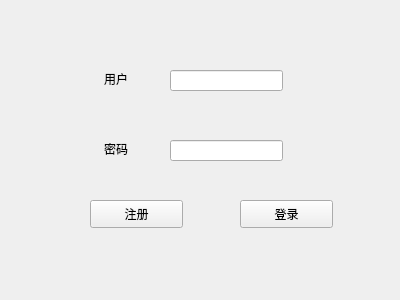
<?xml version="1.0" encoding="UTF-8"?>
<ui version="4.0">
 <class>Widget</class>
 <widget class="QWidget" name="Widget">
  <property name="geometry">
   <rect>
    <x>0</x>
    <y>0</y>
    <width>400</width>
    <height>300</height>
   </rect>
  </property>
  <property name="windowTitle">
   <string>Widget</string>
  </property>
  <widget class="QLabel" name="label">
   <property name="geometry">
    <rect>
     <x>80</x>
     <y>70</y>
     <width>72</width>
     <height>15</height>
    </rect>
   </property>
   <property name="text">
    <string>&lt;html&gt;&lt;head/&gt;&lt;body&gt;&lt;p align=&quot;center&quot;&gt;用户&lt;/p&gt;&lt;/body&gt;&lt;/html&gt;</string>
   </property>
  </widget>
  <widget class="QLabel" name="label_2">
   <property name="geometry">
    <rect>
     <x>80</x>
     <y>140</y>
     <width>72</width>
     <height>15</height>
    </rect>
   </property>
   <property name="text">
    <string>&lt;html&gt;&lt;head/&gt;&lt;body&gt;&lt;p align=&quot;center&quot;&gt;密码&lt;/p&gt;&lt;/body&gt;&lt;/html&gt;</string>
   </property>
  </widget>
  <widget class="QLineEdit" name="userLineEdit">
   <property name="geometry">
    <rect>
     <x>170</x>
     <y>70</y>
     <width>113</width>
     <height>21</height>
    </rect>
   </property>
  </widget>
  <widget class="QLineEdit" name="passwordLineEdit">
   <property name="geometry">
    <rect>
     <x>170</x>
     <y>140</y>
     <width>113</width>
     <height>21</height>
    </rect>
   </property>
  </widget>
  <widget class="QPushButton" name="registerButton">
   <property name="geometry">
    <rect>
     <x>90</x>
     <y>200</y>
     <width>93</width>
     <height>28</height>
    </rect>
   </property>
   <property name="text">
    <string>注册</string>
   </property>
  </widget>
  <widget class="QPushButton" name="loginButton">
   <property name="geometry">
    <rect>
     <x>240</x>
     <y>200</y>
     <width>93</width>
     <height>28</height>
    </rect>
   </property>
   <property name="text">
    <string>登录</string>
   </property>
  </widget>
 </widget>
 <layoutdefault spacing="6" margin="11"/>
 <resources/>
 <connections/>
</ui>
